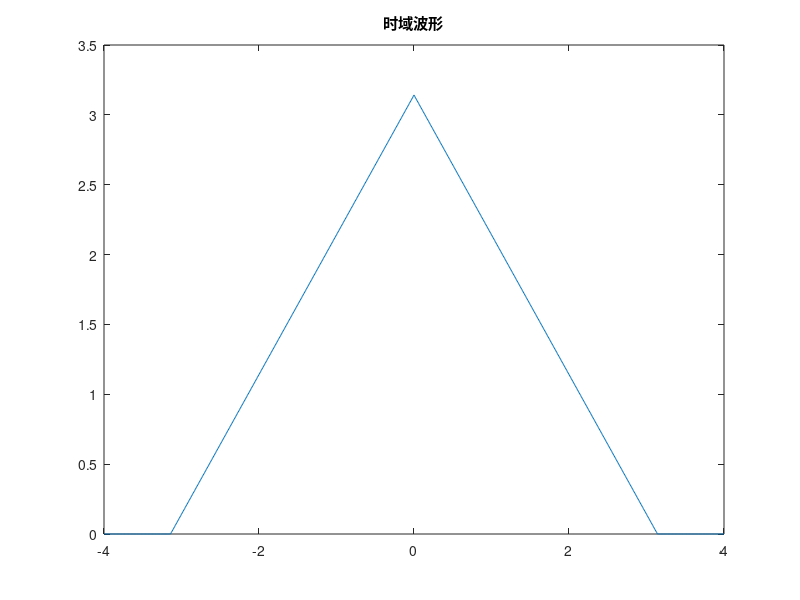
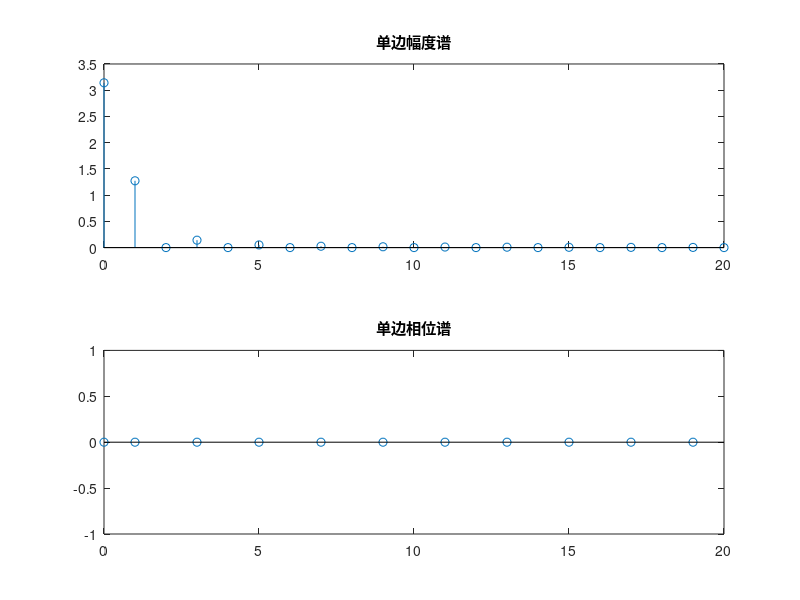
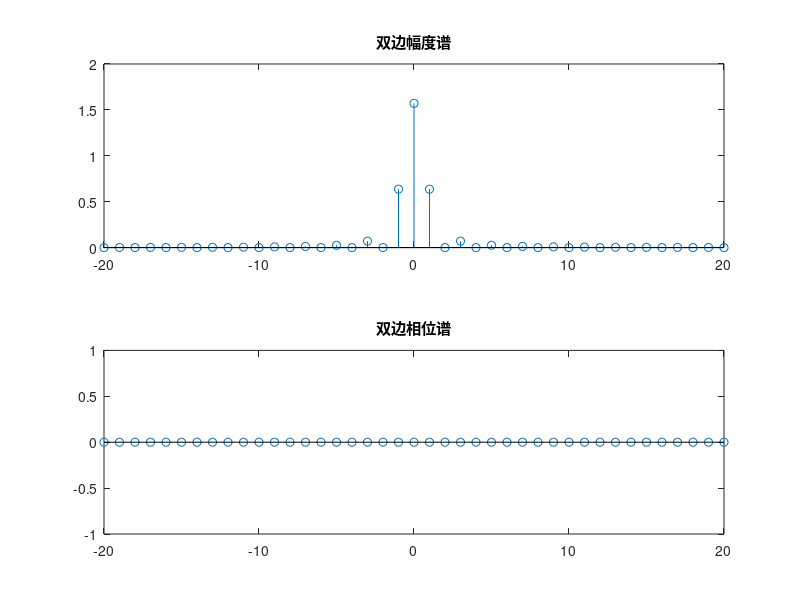

These figures' MATLAB source, in order:
clear;
clc;
%1.
figure(1)
f=@(t)(t+pi).*(t>-pi&t<0)+(-t+pi).*(t>=0&t<pi);
x=-4:0.01:4;
y=f(x);
plot(x,y);
title("时域波形");
%2.
figure(2)
a=zeros(1,21);
b=zeros(1,21);
a(1)=pi;
b(1)=0;
for n=1:20
    a(n+1)=2*(1-cos(n*pi))/(n^2*pi);
    b(n+1)=0;
end
n=0:20;
figure(2);
subplot(2,1,1);
stem(n,sqrt(a.^2+b.^2));
title("单边幅度谱");
subplot(2,1,2);
stem(n,-atan(b./a));
title("单边相位谱");

figure(3)
c=zeros(1,41);
phase=zeros(1,41);
n=-20:20;
c(21)=a(1)/2;
for count=1:20
    c(21+count)=a(count+1)/2;
    c(21-count)=a(count+1)/2;
end
subplot(2,1,1);
stem(n,c);
title("双边幅度谱");
subplot(2,1,2);
stem(n,phase);
title("双边相位谱")

%3.
fpower=@(x)f(x).*f(x);
totalpower=integral(fpower,-pi,pi)/(2*pi);
a(1)=a(1)/2;
sumpower=a(1)^2;
for i=2:21
    sumpower=sumpower+a(i)^2/2;
end
disp(totalpower);
disp(sumpower);

p1=a(1)^2/sumpower;
p2=a(2)^2/2/sumpower;
p3=a(3)^2/2/sumpower;
disp(p1);
disp(p2);
disp(p3);

